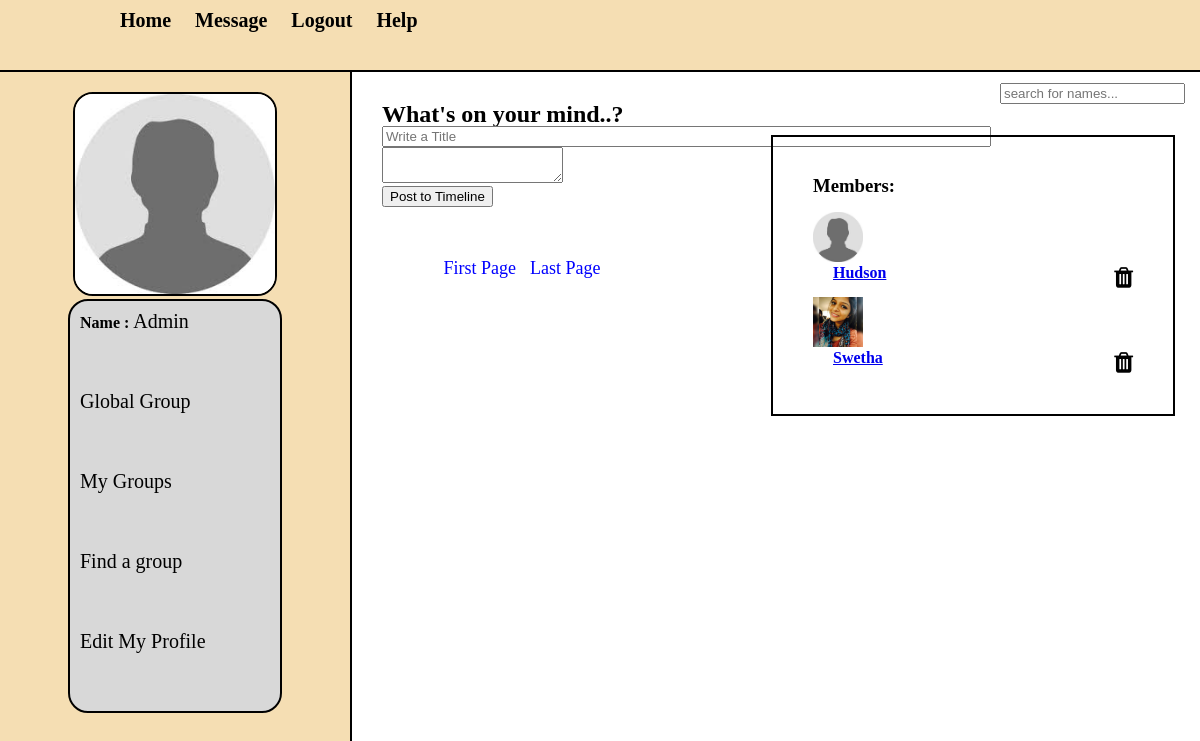
Page /group_profile.php?topic_id=4&topic_name=Tortise (signed in) on the committed database.
### tables this page shows
CREATE TABLE `users` (
  `users_id` int(255) NOT NULL,
  `first_name` varchar(255) NOT NULL,
  `last_name` varchar(255) NOT NULL,
  `email` varchar(255) NOT NULL,
  `password` varchar(255) NOT NULL,
  `user_image` varchar(256) NOT NULL,
  `status` text NOT NULL,
  `dp_value` int(11) NOT NULL,
  `checkgit` int(255) NOT NULL
);

CREATE TABLE `user_group` (
  `id` int(11) NOT NULL,
  `users_id` int(11) NOT NULL,
  `topic_id` int(11) NOT NULL
);

### group_profile.php (the view, shortened to what this page needs)
<?php
include "session.php";
?>
<!DOCTYPE html>
<html>
<head>
    <link rel= "stylesheet" href="style/home_style.css" media ="all"/>
    <link rel="stylesheet" href="https://cdnjs.cloudflare.com/ajax/libs/font-awesome/4.7.0/css/font-awesome.min.css" />
    <link rel="stylesheet" href="//code.jquery.com/ui/1.12.1/themes/base/jquery-ui.css">
    <link href="https://cdnjs.cloudflare.com/ajax/libs/summernote/0.8.9/summernote-lite.css" rel="stylesheet">
    </head>
<body>
    <div class='container'  style="width:100%;">
        <div id= "head_wrap">
            <div id="header">
                <ul id="menu">
                <li><a href="home.php">Home</a></li>
                <li><a href="members.php">Message</a></li>
                <li><a href="logout.php">Logout</a></li>
                    <li><a href="help.php">Help</a></li>
                </ul>
            </div>
        </div>
  <form method="get" action="search.php" id="form1" style="float:right;width: 200px;">
                <input type = "text" name = "search_text" id = "search_text"  autocomplete="false" placeholder = "search for names..."/>
                    <br>
              </form>
        <div class = "content">
            <div id= "user_timeline">
                <div id="user_details">
                    <?php
                    $user = $_SESSION['email'];
                    $topic_id=$_GET['topic_id'];
                    $topic_title = $_GET['topic_name'];
                    $get_user = "select * from users where email = '$user'";
                    $run_user = mysqli_query($connection,$get_user);
                    $row=mysqli_fetch_array($run_user);
                    $users_id = $row['users_id'];
                    $last_name = $row['last_name'];
                    $user_image=$row['user_image'];
                    $dp_value = $row['dp_value'];
                    if($dp_value != '0')
                    {
                            echo "
                    <center><img src='user/user_images/$user_image' width='200' height='200'/></center>";
                    }
                    else{
                        echo "
                    <center><img src='$user_image' width='200' height='200'/></center>";
                    }
                    echo "
                    <div id='user_mention'>
                   <p><strong>Name : </strong> <a href='my_profile.php?id=$users_id'> $last_name </a> </p>
                    <p><a href='my_global.php'> Global Group </a> </p>
                     <p><a href='my_groups.php'> My Groups </a> </p>
                     <p><a href='my_findgroup.php'> Find a group</a> </p>
                     <p><a href='my_editprofile.php'> Edit My Profile </a> </p>
                    </div>";
                    ?>
                </div>
            </div>
            <div id= "content_timeline">
              <div>
                <form id="postform" >
                <h2> What's on your mind..?</h2>
                    <input type="text" id="title" name="title" placeholder="Write a Title" size="73"/><br/>
                     <textarea id="summernote" name="summernote">
                         </textarea>
                    <?php
                    $getarchive="SELECT * from archive_info where topic_id ='$topic_id'";
                    $result = mysqli_query($connection, $getarchive);
                    $row=mysqli_fetch_array($result);
                    $archive_action = $row['archive_action'];
                    if($archive_action == 'unarchive')
                    {
                        echo " <input type='submit' name='$topic_title' class='sub-group' value='Post to Timeline' />";
                    }
                    else{
                        echo " You can't post";
                    }
                    ?>
                  </form>
                </div>
                     <br><br>
                    <?php get_group_posts($topic_id,$users_id);
    $per_page=5;
        $query = "select * from posts where global is  NULL ";
        $result = mysqli_query($connection,$query);
        $total_posts= mysqli_num_rows($result);
        $total_pages = ceil($total_posts / $per_page);
 echo"
    <center>
    <div id='pagenation'>
    <a href='?page=1&topic_id=$topic_id&topic_name=$topic_title'>First Page</a>
    ";
    echo "<a href='?page=$total_pages&topic_id=$topic_id&topic_name=$topic_title'>Last Page</a></center></div>";
if ($users_id == 21){
                ?>
            </div>
            <div id="members_div" >
            <h3 >Members: </h3>
                <?php members_list($topic_id,$users_id); ?>
            </div>
            <?php } ?>
         </div>
</body>
</html>

### session.php (shortened to what this page needs)
<?php
	$connection=mysqli_connect("localhost","admin","monarchs","pet_finder") or die("Connection Failed");
        ?>
<?php
function get_group_posts($topic_id,$users_id){
    global $connection;
    $user = $_SESSION['email'];
    $get_posts="select dp_value,users_id from users where email='$user'";
    $run_posts = mysqli_query($connection,$get_posts);
    while($row_posts = mysqli_fetch_array($run_posts,MYSQLI_ASSOC) ){
       $users_id = $row_posts['users_id'];
         ?>
       <?php
    }
}
        ?>
<?php
function members_list($topic_id,$users_id){
     global $connection;
    $sql= "SELECT ug.users_id,first_name,last_name,user_image FROM `users` as u,user_group as ug where ug.users_id=u.users_id and ug.topic_id=$topic_id and ug.users_id <> 21";
     $result = mysqli_query($connection,$sql);
    while($row_members = mysqli_fetch_array($result,MYSQLI_ASSOC) ){
           $last_name = $row_members['last_name'];
           $user_image = $row_members['user_image'];
            $members_user_id = $row_members['users_id'];
        ?>
        <div id="members">
   <br>
     <p> <img src='user/user_images/<?php echo $user_image; ?>' width='50', height='50' ></p>
    <span><strong><a href='my_profile.php?id=<?php echo $members_user_id; ?>'><?php echo $last_name ; ?></a></strong>   </span>
       <?php
      if ($users_id== 21){
                  echo "<i class='fa fa-trash deleteusers' data-id1='$members_user_id' data-id2 = '$topic_id' style='font-size:24px; color:black; float:right;'> </i> ";
        }
        ?>
</div>
   <?php
  }
}
        ?>

### style/home_style.css (style rules this page uses)
html, body, div, span, applet, object, iframe, h1, h2, h3, h4, h5, h6, p, blockquote, pre, a, abbr, acronym, address, big, cite, code, del, dfn, em, img, ins, kbd, q, s, samp, small, strike, strong, sub, sup, tt, var, b, u, i, center, dl, dt, dd, ol, ul, li, fieldset, form, label, legend, table, caption, tbody, tfoot, thead, tr, th, td, article, aside, canvas, details, embed, figure, figcaption, footer, header, hgroup, menu, nav, output, ruby, section, summary, time, mark, audio, video { margin: 0; padding: 0; border: 0; }
body { line-height: 1; background-color: white; }
.container { overflow: hidden; margin:0; padding: 0; }
#head_wrap { width:100%; height: 50px; margin: 0 auto; padding: 10px; border-bottom: 2px solid black; background: wheat; }
#header { margin: 0 auto; width: 1000px; height: 10px; }
#menu { line-height: :35px; padding: 0; margin: 0; float: left; }
#menu li { display: inline; list-style: none; }
#menu a { margin:5px; padding : 5px; text-decoration: none; color: black; font-size: 20px; font-weight: bold; }
#form1 { float: right; line-height: 35px; padding-top: 3px; }
.content { width:10000px; margin: 0 auto; }
#user_timeline { background: wheat; width:350px; float: left; height: 900px; border-right: 2px solid black; }
#user_details { padding:20px; margin-bottom: 10px; }
#user_details img { border:2px solid black; border-radius: 20px; }
#user_details p { margin-bottom:50px; padding: 5px; }
#user_details a { color: black; font-size: 20px; text-decoration: none; }
#user_mention { background: #D8D8D8; border:2px solid black; border-radius: 20px; width: 200px; margin: 0 auto; padding: 5px; }
#content_timeline { float: left; width: 280px; padding: 30px; }
#pagenation { margin-top: 20px; }
#pagenation a { color:blue; text-decoration: none; font-size: 10px; margin: 5px; }
#pagenation a { color: blue; text-decoration: none; font-size: 18px; margin: 5px; }
.fa { font-size: 1.2em; }
i { color: blue; }
#members_div { width: 320px; float: right; padding: 40px; border: 2px solid black; margin: 25px; }

### rows in the picture
users: user_image (placeholder picture), last_name "Admin"
user_group: users.user_image (placeholder picture), users.last_name "Hudson"
user_group: users.user_image (picture), users.last_name "Swetha"
